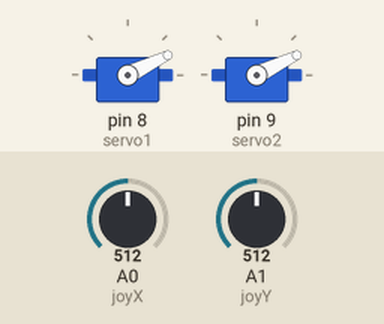
This sketch was run on a simulated Arduino Uno, built with avr-gcc and run on an emulated ATmega328P. Shown: 2 × servo. The test bench sets the inputs (shaded band); at power-on: A1 (joyY) = 512, A0 (joyX) = 512. What the sketch prints to the serial monitor is not drawn.

Above: at 1.2 s.
1.3 s: A1 (joyY) set to 716
At 2.5 s:
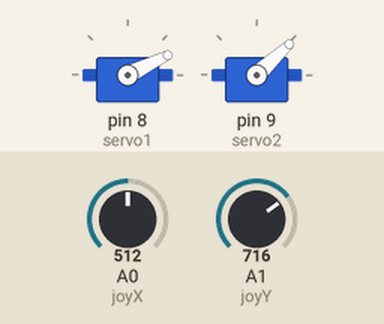
2.8 s: A0 (joyX) set to 716
At 3.8 s:
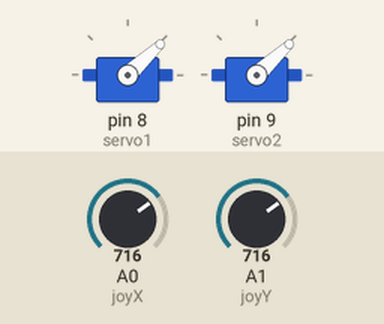
4.3 s: A1 (joyY) set to 511
At 4.9 s:
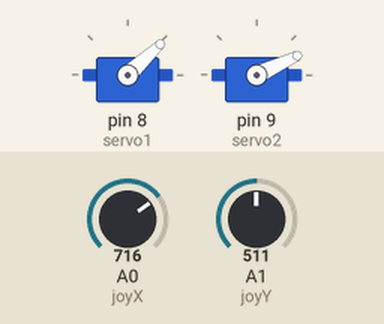
5.8 s: A0 (joyX) set to 1023
At 6.1 s:
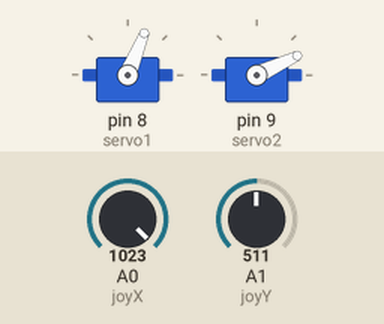
7.3 s: A1 (joyY) set to 306
At 8.3 s:
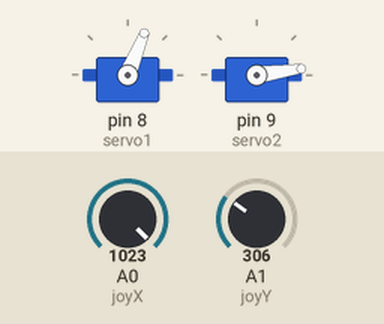
8.8 s: A0 (joyX) set to 900
At 9.5 s:
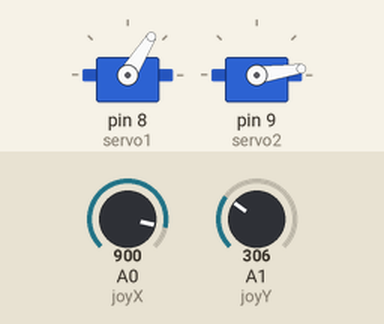
Timing chart, 0 to 11.3 s (numbered marks = the images above; inputs shaded):
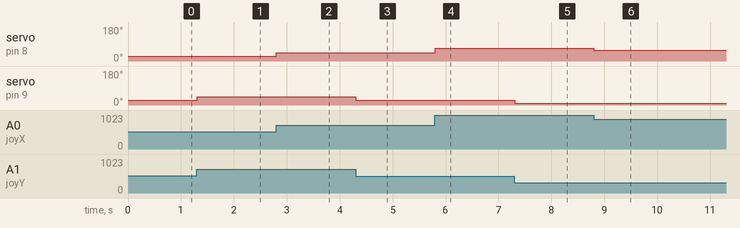

Measured:
- after the input at 1.3 s, servo on pin 9 (servo2): 26° → 43° at once
- after the input at 2.8 s, servo on pin 8 (servo1): 26° → 43° at once
- after the input at 4.3 s, servo on pin 9 (servo2): 43° → 25° at once
- after the input at 5.8 s, servo on pin 8 (servo1): 43° → 68° at once
- after the input at 7.3 s, servo on pin 9 (servo2): 25° → 8° at once
- after the input at 8.8 s, servo on pin 8 (servo1): 68° → 58° at once

The sketch:

Maze.ino
```cpp
#include <Servo.h>

Servo servo1;
Servo servo2;
int joyX = 0;
int joyY = 1;

int servoVal;

void setup()
{
  servo1.attach(8);
  servo2.attach(9);
  Serial.begin(9600);
}

void loop()
{

  servoVal = analogRead(joyX);
  //Serial.println(servoVal);
  servoVal = map(servoVal, 200, 800, 0, 50);
  servo1.write(servoVal);

  servoVal = analogRead(joyY);
  servoVal = map(servoVal, 200, 800, 0 , 50);
  Serial.println(servoVal);
  servo2.write(servoVal);
}
```
